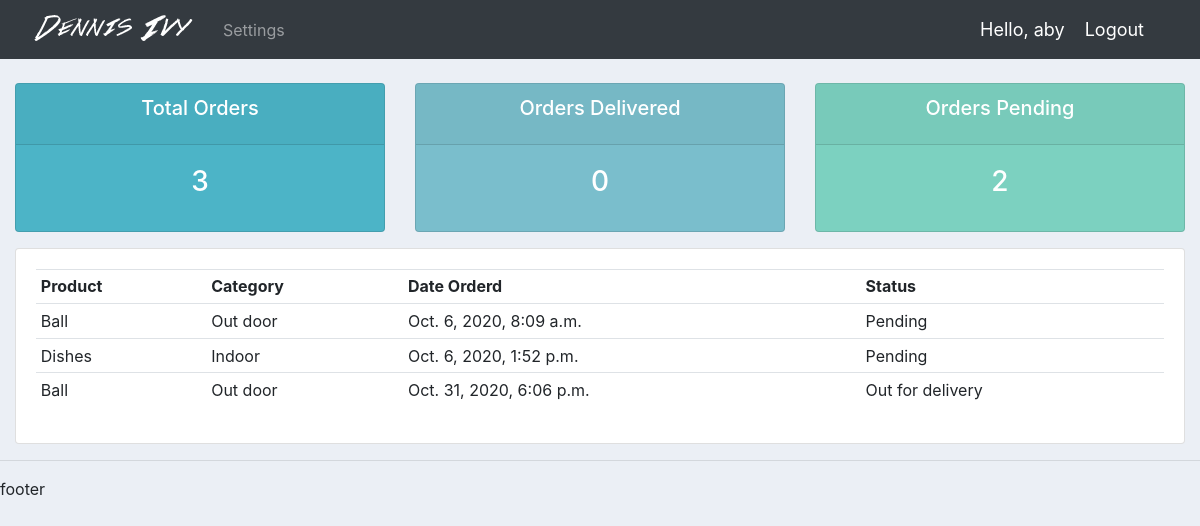
Page /user/ (signed in) on the earlier database version.
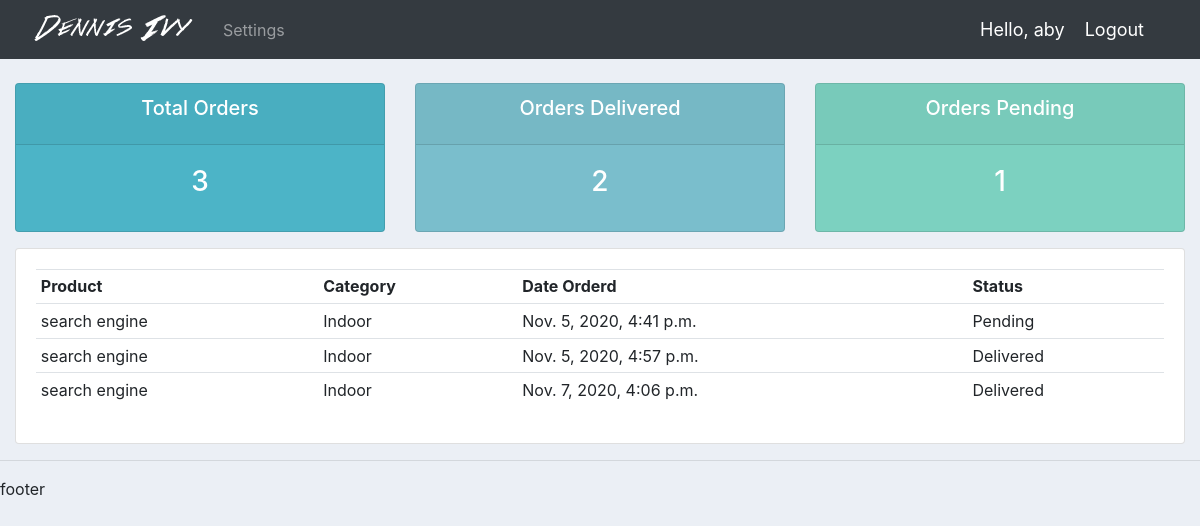
Same page on the later database version.
### accounts/models.py (models this page shows, shortened)
class Order(models.Model):
	STATUS = (
		('Pending','Pending'),
		('Out for delivery','Out for delivery'),
		('Delivered','Delivered')
		)
	customer = models.ForeignKey(Customer, on_delete=models.SET_NULL, null=True)
	product = models.ForeignKey(Product, on_delete=models.SET_NULL, null=True)
	date_created = models.DateTimeField(auto_now_add=True)
	status = models.CharField(max_length=200, null=True, choices=STATUS)

class Product(models.Model):
	CATEGORY = (
		('Indoor','Indoor'),
		('Out door','Out door')
		)
	name=models.CharField(max_length=200, null=True, default='Product Deleted')
	price=models.FloatField(null=True)
	category=models.CharField(max_length=200, null=True, choices=CATEGORY)
	description=models.CharField(max_length=200, null=True, blank=True)
	date_created = models.DateTimeField(auto_now_add=True)
	tag = models.ManyToManyField(Tag)
	def __str__(self):
		return self.name

### accounts/decorators.py (the view)
		def wrapper_func(request, *args, **kwargs):
			group = None
			if request.user.groups.exists():
				group = request.user.groups.all()[0].name
			if group in allowed_roles:
				return view_func(request, *args, **kwargs)
			else:
				return HttpResponse('You are not authorised to view this page')

### accounts/views.py (called while the page is built)
@login_required(login_url='login')
@allowed_users(allowed_roles=['customer'])
def userPage(request):
	orders = request.user.customer.order_set.all()
	total_orders = orders.count()
	delivered = orders.filter(status='Delivered').count()
	pending = orders.filter(status='Pending').count()
	context = {'orders':orders, 'total_orders':total_orders, 'delivered':delivered, 'pending':pending}
	return render(request, 'user/user.html', context=context)

### accounts/templates/user/user.html
{% extends 'main/base.html' %}
{% block content %}
{% include 'main/status.html' %}
<div class="row">
	<div class="col-md">
		<div class="card card-body">
			<table class="table table-sm">
				<tr>
					<th>Product</th>
					<th>Category</th>
					<th>Date Orderd</th>
					<th>Status</th>
				</tr>
				{% for order in orders %}
					<tr>
						<td>{{ order.product }}</td>
						<td>{{ order.product.category }}</td>
						<td>{{ order.date_created }}</td>
						<td>{{ order.status }}</td>
					</tr>
				{% endfor %}
			</table>
		</div>
	</div>
</div>
{% endblock content %}

Differences in the rows shown:
removed Order: product "Ball", product.category "Out door", date_created "Oct. 6, 2020, 8:09 a.m.", status "Pending"
removed Order: product "Dishes", product.category "Indoor", date_created "Oct. 6, 2020, 1:52 p.m.", status "Pending"
removed Order: product "Ball", product.category "Out door", date_created "Oct. 31, 2020, 6:06 p.m.", status "Out for delivery"
added Order: product "search engine", product.category "Indoor", date_created "Nov. 5, 2020, 4:41 p.m.", status "Pending"
added Order: product "search engine", product.category "Indoor", date_created "Nov. 5, 2020, 4:57 p.m.", status "Delivered"
now on this page (row edited): Order: product "search engine", product.category "Indoor", date_created "Nov. 7, 2020, 4:06 p.m.", status "Delivered"
Other differences:
{{ delivered }}: "0" → "2"
{{ pending }}: "2" → "1"
